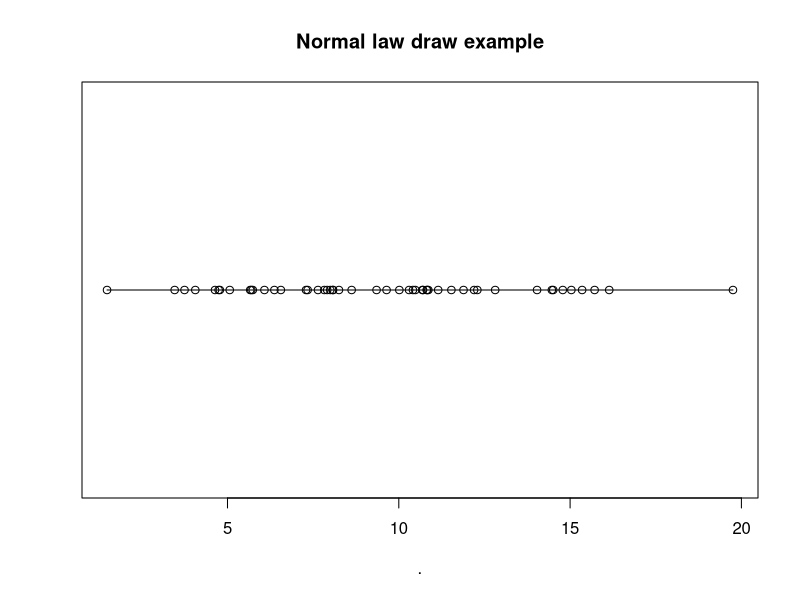
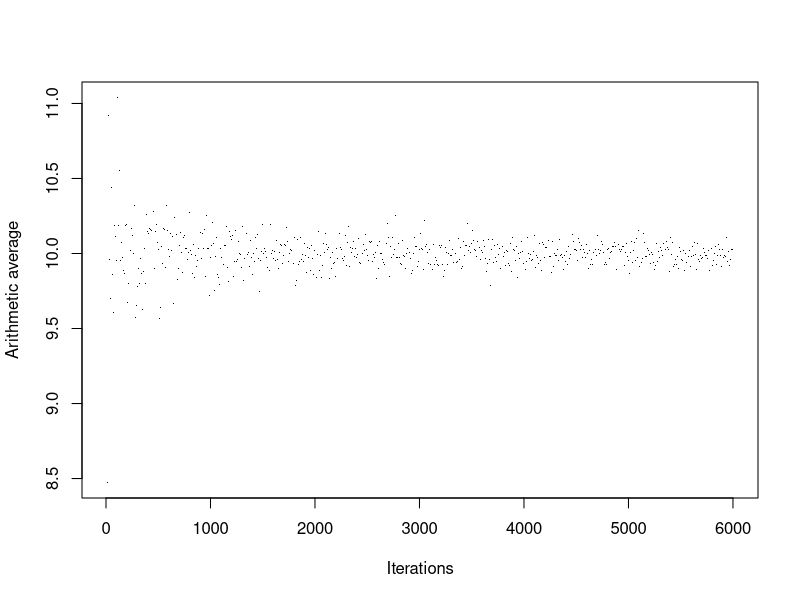
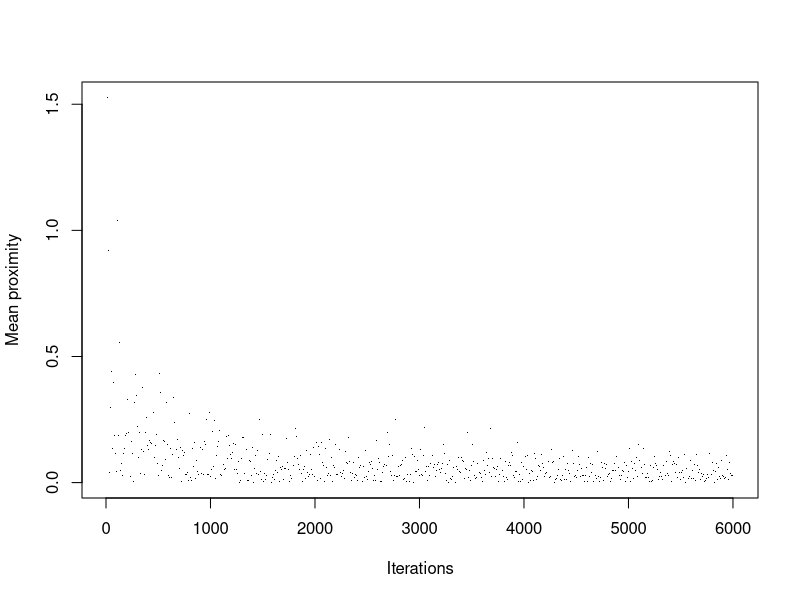

These figures' R source, in order: (Note: a time limit stopped this script after it produced the figures.)
# Title     : Relation between arithmetic average and mean
# Created by: Guillaume <taz> Latour
# Created on: 02/11/2020

# allow the use of pipes for easy function composition
library(magrittr)

#' Plot of n draws of a normal distribution according to the given parameters
#'
#' This plot comes without y axis
#'
#' @param normal_mean float               : The \mu parameter for the normal distribution
#' @param normal_standart_deviation float : The \sigma parameter for the normal distribution
#' @param n integer                       : The number of draws that have to be plotted
plot_simple_example <- function(normal_mean, normal_standart_deviation, n = 50) {
  values <- rnorm(n, normal_mean, normal_standart_deviation) %>%  # get n draws of normal distribution
    data.frame(., 1)                                              # store as a dataframe

  plot(values, type = 'o', ylab = '', yaxt = 'n', main = 'Normal law draw example')
}


#' Plot 2 graphs
#'  - Arithmetic average of the draws of the normal distribution
#'  - Proximity (or distance) between the aritmetic average and the mean of the normal distribution
#' considered
#'
#' The normal law is defined by the two paremeters `normal_mean` and `normal_standart_deviation`.
#'
#' The x axis is generated for every `step` from `min` to `max` and represent the number of draws.
#'
#' @param min integer                     : The minimum number of draws that will be made for the plot
#' @param max integer                     : The maximum number of draws that will be made for the plot
#' @param step integer                    : The value of increment to go from `min` to `max`.
#'                                          There will be (`max` - `min`)/`step` points on the plot
#' @param normal_mean float               : The \mu parameter for the normal distribution
#' @param normal_standart_deviation float : The \sigma parameter for the normal distribution
draw_average_iteration_relation <- function(min, max, step, normal_mean, normal_standart_deviation) {
  # Impossible to create the y array through vectorization because rnorm `n` argument cannot be a vector
  # of number of iterations.
  # So the y vector is preallocated to avoid a new copy at every iteration of the for loop.
  x <- seq(min, max, step)
  y <- numeric(length(x))
  for (i in seq_along(x)) {
    y[i] <- rnorm(x[i], normal_mean, normal_standart_deviation) %>%
      mean
  }

  plot(x, y, pch = '.', ylab = 'Arithmetic average', xlab = 'Iterations')
  plot(x, abs(normal_mean - y), pch = '.', ylab = 'Mean proximity', xlab = 'Iterations')
}

# Beginning of the script
# quick configuration of the normal law parameters
m <- 10
sd <- 4

plot_simple_example(m, sd)
draw_average_iteration_relation(10, 6000, 10, m, sd)
draw_average_iteration_relation(5000, 10000000, 1000, m, sd) # /!\ this will take a while

print("everything went fine")
